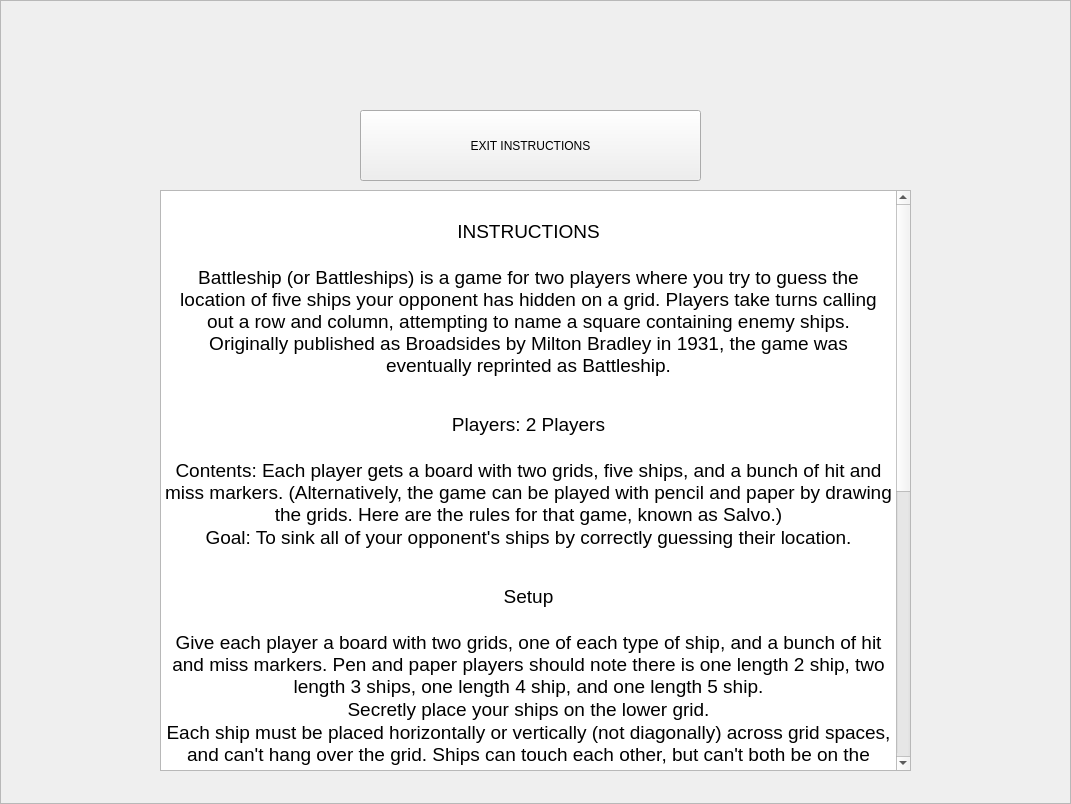
<?xml version="1.0" encoding="UTF-8"?>
<ui version="4.0">
 <class>instructions</class>
 <widget class="QFrame" name="instructions">
  <property name="geometry">
   <rect>
    <x>0</x>
    <y>0</y>
    <width>1071</width>
    <height>804</height>
   </rect>
  </property>
  <property name="windowTitle">
   <string>Frame</string>
  </property>
  <property name="frameShape">
   <enum>QFrame::StyledPanel</enum>
  </property>
  <property name="frameShadow">
   <enum>QFrame::Raised</enum>
  </property>
  <widget class="QTextBrowser" name="textBrowser">
   <property name="geometry">
    <rect>
     <x>160</x>
     <y>190</y>
     <width>751</width>
     <height>581</height>
    </rect>
   </property>
   <property name="html">
    <string>&lt;!DOCTYPE HTML PUBLIC &quot;-//W3C//DTD HTML 4.0//EN&quot; &quot;http://www.w3.org/TR/REC-html40/strict.dtd&quot;&gt;
&lt;html&gt;&lt;head&gt;&lt;meta name=&quot;qrichtext&quot; content=&quot;1&quot; /&gt;&lt;style type=&quot;text/css&quot;&gt;
p, li { white-space: pre-wrap; }
&lt;/style&gt;&lt;/head&gt;&lt;body style=&quot; font-family:'MS Shell Dlg 2'; font-size:7.8pt; font-weight:400; font-style:normal;&quot;&gt;
&lt;p align=&quot;center&quot; style=&quot;-qt-paragraph-type:empty; margin-top:12px; margin-bottom:12px; margin-left:0px; margin-right:0px; -qt-block-indent:0; text-indent:0px; font-size:7.875pt;&quot;&gt;&lt;br /&gt;&lt;/p&gt;
&lt;p align=&quot;center&quot; style=&quot; margin-top:0px; margin-bottom:0px; margin-left:0px; margin-right:0px; -qt-block-indent:0; text-indent:0px;&quot;&gt;&lt;span style=&quot; font-size:14pt;&quot;&gt;INSTRUCTIONS&lt;/span&gt;&lt;/p&gt;
&lt;p align=&quot;center&quot; style=&quot;-qt-paragraph-type:empty; margin-top:0px; margin-bottom:0px; margin-left:0px; margin-right:0px; -qt-block-indent:0; text-indent:0px; font-size:14pt;&quot;&gt;&lt;br /&gt;&lt;/p&gt;
&lt;p align=&quot;center&quot; style=&quot; margin-top:0px; margin-bottom:0px; margin-left:0px; margin-right:0px; -qt-block-indent:0; text-indent:0px;&quot;&gt;&lt;span style=&quot; font-size:14pt;&quot;&gt;Battleship (or Battleships) is a game for two players where you try to guess the location of five ships your opponent has hidden on a grid. Players take turns calling out a row and column, attempting to name a square containing enemy ships. Originally published as Broadsides by Milton Bradley in 1931, the game was eventually reprinted as Battleship.&lt;/span&gt;&lt;/p&gt;
&lt;p align=&quot;center&quot; style=&quot;-qt-paragraph-type:empty; margin-top:0px; margin-bottom:0px; margin-left:0px; margin-right:0px; -qt-block-indent:0; text-indent:0px; font-size:14pt;&quot;&gt;&lt;br /&gt;&lt;/p&gt;
&lt;p align=&quot;center&quot; style=&quot;-qt-paragraph-type:empty; margin-top:0px; margin-bottom:0px; margin-left:0px; margin-right:0px; -qt-block-indent:0; text-indent:0px; font-size:7.875pt;&quot;&gt;&lt;br /&gt;&lt;/p&gt;
&lt;p align=&quot;center&quot; style=&quot; margin-top:0px; margin-bottom:0px; margin-left:0px; margin-right:0px; -qt-block-indent:0; text-indent:0px;&quot;&gt;&lt;span style=&quot; font-size:14pt;&quot;&gt;Players: 2 Players&lt;/span&gt;&lt;/p&gt;
&lt;p align=&quot;center&quot; style=&quot;-qt-paragraph-type:empty; margin-top:0px; margin-bottom:0px; margin-left:0px; margin-right:0px; -qt-block-indent:0; text-indent:0px; font-size:14pt;&quot;&gt;&lt;br /&gt;&lt;/p&gt;
&lt;p align=&quot;center&quot; style=&quot; margin-top:0px; margin-bottom:0px; margin-left:0px; margin-right:0px; -qt-block-indent:0; text-indent:0px;&quot;&gt;&lt;span style=&quot; font-size:14pt;&quot;&gt;Contents: Each player gets a board with two grids, five ships, and a bunch of hit and miss markers. (Alternatively, the game can be played with pencil and paper by drawing the grids. Here are the rules for that game, known as Salvo.)&lt;/span&gt;&lt;/p&gt;
&lt;p align=&quot;center&quot; style=&quot; margin-top:0px; margin-bottom:0px; margin-left:0px; margin-right:0px; -qt-block-indent:0; text-indent:0px;&quot;&gt;&lt;span style=&quot; font-size:14pt;&quot;&gt;Goal: To sink all of your opponent's ships by correctly guessing their location.&lt;/span&gt;&lt;/p&gt;
&lt;p align=&quot;center&quot; style=&quot;-qt-paragraph-type:empty; margin-top:0px; margin-bottom:0px; margin-left:0px; margin-right:0px; -qt-block-indent:0; text-indent:0px; font-size:7.875pt;&quot;&gt;&lt;br /&gt;&lt;/p&gt;
&lt;p align=&quot;center&quot; style=&quot;-qt-paragraph-type:empty; margin-top:0px; margin-bottom:0px; margin-left:0px; margin-right:0px; -qt-block-indent:0; text-indent:0px; font-size:14pt;&quot;&gt;&lt;br /&gt;&lt;/p&gt;
&lt;p align=&quot;center&quot; style=&quot; margin-top:0px; margin-bottom:0px; margin-left:0px; margin-right:0px; -qt-block-indent:0; text-indent:0px;&quot;&gt;&lt;span style=&quot; font-size:14pt;&quot;&gt;Setup&lt;/span&gt;&lt;/p&gt;
&lt;p align=&quot;center&quot; style=&quot;-qt-paragraph-type:empty; margin-top:0px; margin-bottom:0px; margin-left:0px; margin-right:0px; -qt-block-indent:0; text-indent:0px; font-size:14pt;&quot;&gt;&lt;br /&gt;&lt;/p&gt;
&lt;p align=&quot;center&quot; style=&quot; margin-top:0px; margin-bottom:0px; margin-left:0px; margin-right:0px; -qt-block-indent:0; text-indent:0px;&quot;&gt;&lt;span style=&quot; font-size:14pt;&quot;&gt;Give each player a board with two grids, one of each type of ship, and a bunch of hit and miss markers. Pen and paper players should note there is one length 2 ship, two length 3 ships, one length 4 ship, and one length 5 ship.&lt;/span&gt;&lt;/p&gt;
&lt;p align=&quot;center&quot; style=&quot; margin-top:0px; margin-bottom:0px; margin-left:0px; margin-right:0px; -qt-block-indent:0; text-indent:0px;&quot;&gt;&lt;span style=&quot; font-size:14pt;&quot;&gt;Secretly place your ships on the lower grid.&lt;/span&gt;&lt;/p&gt;
&lt;p align=&quot;center&quot; style=&quot; margin-top:0px; margin-bottom:0px; margin-left:0px; margin-right:0px; -qt-block-indent:0; text-indent:0px;&quot;&gt;&lt;span style=&quot; font-size:14pt;&quot;&gt;Each ship must be placed horizontally or vertically (not diagonally) across grid spaces, and can't hang over the grid. Ships can touch each other, but can't both be on the same space.&lt;/span&gt;&lt;/p&gt;
&lt;p align=&quot;center&quot; style=&quot;-qt-paragraph-type:empty; margin-top:0px; margin-bottom:0px; margin-left:0px; margin-right:0px; -qt-block-indent:0; text-indent:0px; font-size:14pt;&quot;&gt;&lt;br /&gt;&lt;/p&gt;
&lt;p align=&quot;center&quot; style=&quot;-qt-paragraph-type:empty; margin-top:0px; margin-bottom:0px; margin-left:0px; margin-right:0px; -qt-block-indent:0; text-indent:0px; font-size:7.875pt;&quot;&gt;&lt;br /&gt;&lt;/p&gt;
&lt;p align=&quot;center&quot; style=&quot; margin-top:0px; margin-bottom:0px; margin-left:0px; margin-right:0px; -qt-block-indent:0; text-indent:0px;&quot;&gt;&lt;span style=&quot; font-size:14pt;&quot;&gt;Play&lt;/span&gt;&lt;/p&gt;
&lt;p align=&quot;center&quot; style=&quot;-qt-paragraph-type:empty; margin-top:0px; margin-bottom:0px; margin-left:0px; margin-right:0px; -qt-block-indent:0; text-indent:0px; font-size:14pt;&quot;&gt;&lt;br /&gt;&lt;/p&gt;
&lt;p align=&quot;center&quot; style=&quot; margin-top:0px; margin-bottom:0px; margin-left:0px; margin-right:0px; -qt-block-indent:0; text-indent:0px;&quot;&gt;&lt;span style=&quot; font-size:14pt;&quot;&gt;Players take turns firing a shot to attack enemy ships.&lt;/span&gt;&lt;/p&gt;
&lt;p align=&quot;center&quot; style=&quot; margin-top:0px; margin-bottom:0px; margin-left:0px; margin-right:0px; -qt-block-indent:0; text-indent:0px;&quot;&gt;&lt;span style=&quot; font-size:14pt;&quot;&gt;On your turn, call out a letter and a number of a row and column on the grid. Your opponent checks that space on their lower grid and says &amp;quot;miss&amp;quot; if there are no ships there, or &amp;quot;hit&amp;quot; if you guessed a space that contained a ship.&lt;/span&gt;&lt;/p&gt;
&lt;p align=&quot;center&quot; style=&quot; margin-top:0px; margin-bottom:0px; margin-left:0px; margin-right:0px; -qt-block-indent:0; text-indent:0px;&quot;&gt;&lt;span style=&quot; font-size:14pt;&quot;&gt;Mark your shots on your upper grid, with white pegs for misses and red pegs for hits, to keep track of your guesses.&lt;/span&gt;&lt;/p&gt;
&lt;p align=&quot;center&quot; style=&quot;-qt-paragraph-type:empty; margin-top:0px; margin-bottom:0px; margin-left:0px; margin-right:0px; -qt-block-indent:0; text-indent:0px; font-size:14pt;&quot;&gt;&lt;br /&gt;&lt;/p&gt;
&lt;p align=&quot;center&quot; style=&quot; margin-top:0px; margin-bottom:0px; margin-left:0px; margin-right:0px; -qt-block-indent:0; text-indent:0px;&quot;&gt;&lt;span style=&quot; font-size:14pt;&quot;&gt;When one of your ships is hit, put a red peg into that ship on your lower grid at the location of the hit. Whenever one of your ships has every slot filled with red pegs, you must announce to your opponent that he has sunk your ship.&lt;/span&gt;&lt;/p&gt;
&lt;p align=&quot;center&quot; style=&quot;-qt-paragraph-type:empty; margin-top:0px; margin-bottom:0px; margin-left:0px; margin-right:0px; -qt-block-indent:0; text-indent:0px; font-size:14pt;&quot;&gt;&lt;br /&gt;&lt;/p&gt;
&lt;p align=&quot;center&quot; style=&quot;-qt-paragraph-type:empty; margin-top:0px; margin-bottom:0px; margin-left:0px; margin-right:0px; -qt-block-indent:0; text-indent:0px; font-size:14pt;&quot;&gt;&lt;br /&gt;&lt;/p&gt;
&lt;p align=&quot;center&quot; style=&quot; margin-top:0px; margin-bottom:0px; margin-left:0px; margin-right:0px; -qt-block-indent:0; text-indent:0px;&quot;&gt;&lt;span style=&quot; font-size:14pt;&quot;&gt;Victory: The first player to sink all opposing ships wins.&lt;/span&gt;&lt;/p&gt;
&lt;p align=&quot;center&quot; style=&quot;-qt-paragraph-type:empty; margin-top:0px; margin-bottom:0px; margin-left:0px; margin-right:0px; -qt-block-indent:0; text-indent:0px; font-size:14pt;&quot;&gt;&lt;br /&gt;&lt;/p&gt;
&lt;p align=&quot;center&quot; style=&quot;-qt-paragraph-type:empty; margin-top:0px; margin-bottom:0px; margin-left:0px; margin-right:0px; -qt-block-indent:0; text-indent:0px; font-size:14pt;&quot;&gt;&lt;br /&gt;&lt;/p&gt;
&lt;p align=&quot;center&quot; style=&quot;-qt-paragraph-type:empty; margin-top:0px; margin-bottom:0px; margin-left:0px; margin-right:0px; -qt-block-indent:0; text-indent:0px; font-size:14pt;&quot;&gt;&lt;br /&gt;&lt;/p&gt;
&lt;p align=&quot;center&quot; style=&quot;-qt-paragraph-type:empty; margin-top:0px; margin-bottom:0px; margin-left:0px; margin-right:0px; -qt-block-indent:0; text-indent:0px; font-size:14pt;&quot;&gt;&lt;br /&gt;&lt;/p&gt;
&lt;p align=&quot;center&quot; style=&quot;-qt-paragraph-type:empty; margin-top:0px; margin-bottom:0px; margin-left:0px; margin-right:0px; -qt-block-indent:0; text-indent:0px; font-size:14pt;&quot;&gt;&lt;br /&gt;&lt;/p&gt;
&lt;p align=&quot;center&quot; style=&quot;-qt-paragraph-type:empty; margin-top:0px; margin-bottom:0px; margin-left:0px; margin-right:0px; -qt-block-indent:0; text-indent:0px; font-size:14pt;&quot;&gt;&lt;br /&gt;&lt;/p&gt;&lt;/body&gt;&lt;/html&gt;</string>
   </property>
  </widget>
  <widget class="QToolButton" name="toolButton">
   <property name="geometry">
    <rect>
     <x>360</x>
     <y>110</y>
     <width>341</width>
     <height>71</height>
    </rect>
   </property>
   <property name="autoFillBackground">
    <bool>false</bool>
   </property>
   <property name="text">
    <string>EXIT INSTRUCTIONS</string>
   </property>
   <property name="iconSize">
    <size>
     <width>40</width>
     <height>20</height>
    </size>
   </property>
  </widget>
 </widget>
 <resources/>
 <connections>
  <connection>
   <sender>toolButton</sender>
   <signal>clicked()</signal>
   <receiver>instructions</receiver>
   <slot>close()</slot>
   <hints>
    <hint type="sourcelabel">
     <x>470</x>
     <y>15</y>
    </hint>
    <hint type="destinationlabel">
     <x>255</x>
     <y>315</y>
    </hint>
   </hints>
  </connection>
 </connections>
</ui>
